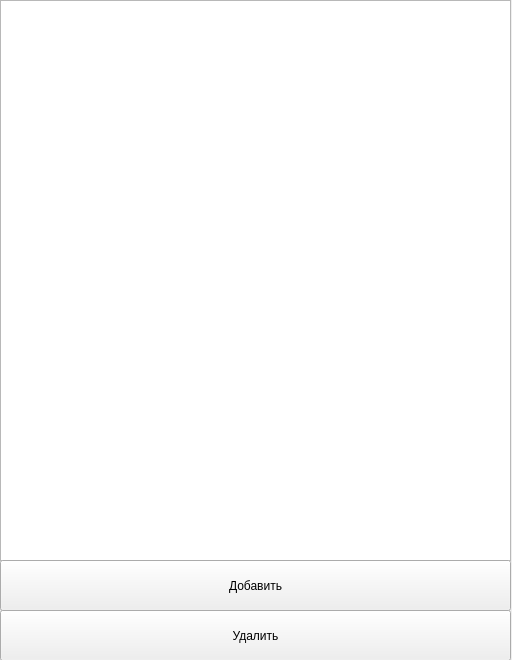
<?xml version="1.0" encoding="UTF-8"?>
<ui version="4.0">
 <class>Form</class>
 <widget class="QWidget" name="Form">
  <property name="geometry">
   <rect>
    <x>0</x>
    <y>0</y>
    <width>512</width>
    <height>660</height>
   </rect>
  </property>
  <property name="windowTitle">
   <string>Form</string>
  </property>
  <widget class="QTableView" name="tableView">
   <property name="geometry">
    <rect>
     <x>0</x>
     <y>0</y>
     <width>511</width>
     <height>561</height>
    </rect>
   </property>
  </widget>
  <widget class="QPushButton" name="btn_add">
   <property name="geometry">
    <rect>
     <x>0</x>
     <y>560</y>
     <width>511</width>
     <height>51</height>
    </rect>
   </property>
   <property name="text">
    <string>Добавить</string>
   </property>
  </widget>
  <widget class="QPushButton" name="btn_del">
   <property name="geometry">
    <rect>
     <x>0</x>
     <y>610</y>
     <width>511</width>
     <height>51</height>
    </rect>
   </property>
   <property name="text">
    <string>Удалить</string>
   </property>
  </widget>
 </widget>
 <resources/>
 <connections/>
</ui>
